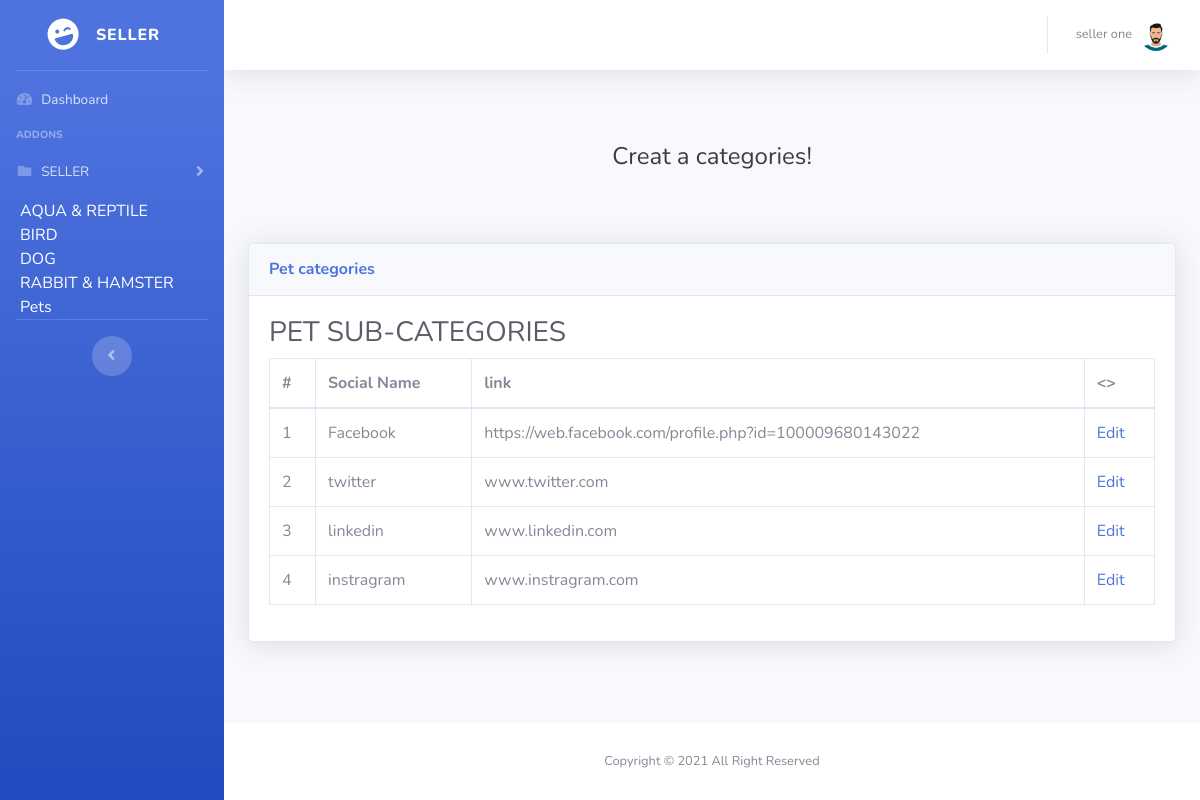
The app's page /admin/social.php (signed in) with its own data.
### tables this page shows
CREATE TABLE `tbl_cat` (
  `cat_id` int(11) NOT NULL,
  `cat_name` varchar(300) NOT NULL
);

CREATE TABLE `tbl_social` (
  `id` int(11) NOT NULL,
  `social_name` varchar(300) NOT NULL,
  `social_link` text NOT NULL
);

### logicfiles/SessionClass.php (called while the page is built, shortened)
<?php
    class  Session{
        public static function get($key){
            if (isset($_SESSION[$key])) {
                return $_SESSION[$key];
            } else {
                return false;
            }
        }
    }
?>

### logicfiles/dbconnection.php (called while the page is built, shortened)
<?php
class DBconnection{
	public function connectDataBase(){
		$this->con = new mysqli('localhost', 'root', '','pet_shop');
	}
}
?>

### logicfiles/SelectClass.php (called while the page is built, shortened)
<?php
include_once 'dbconnection.php';
class SelectClass extends DBconnection{
	public function selectQuery($query){
		$result = $this->con->query($query) or die($this->con->error.__LINE__);
		if($result->num_rows > 0){
			return $result;
		}elseif($result->num_rows==0){
			return $result;
		} else {
			return $msg='no result found';
		}
	}
	public function selectallcat(){
		$query = "SELECT * FROM tbl_cat";
		$result = self::selectQuery($query);
		return $result;
	}
	public function viewallsocial(){
		$query = "SELECT * FROM tbl_social";
		$result = self::selectQuery($query);
		return $result;
	}
}
 ?>

### admin/social.php (the view, shortened to what this page needs)
<?php include 'header.php'; ?>
        <div class="container-fluid">
           <div class="row">
              <div class="col-lg-12">
                <div class="p-5">
                  <div class="text-center">
                    <h1 class="h4 text-gray-900 mb-4">Creat a categories!</h1>
                  </div>
                </div>
              </div>
            </div>
          <div class="card shadow mb-4">
            <div class="card-header py-3">
              <h6 class="m-0 font-weight-bold text-primary"> Pet categories</h6>
            </div>
            <div class="card-body">
        <h1 class="h3 mb-2 text-gray-800">PET SUB-CATEGORIES</h1>
              <div class="table-responsive">
                <table class="table table-bordered" id="dataTable" width="100%" cellspacing="0">
                  <thead>
                    <tr>
                      <th>#</th>
                      <th>Social Name</th>
                      <th>link</th>
                      <th><></th>
                    </tr>
                  </thead>
                  <tbody>
                    <?php
                        $foodview = $select->viewallsocial();
                      if ($foodview) {
                        $a=0;
                          while ($row = $foodview->fetch_assoc()) {
                            $a++;
                     ?>
                    <tr>
                      <td><?php echo $a; ?></td>
                      <td><?php echo $row['social_name']; ?></td>
                      <td><?php echo $row['social_link']; ?></td>
                      <td><a href="?sid=<?php echo $row['id'];?>">Edit</a></td>
                    </tr>
               <?php } } ?>
                  </tbody>
                </table>
              </div>
            </div>
          </div>
        </div>
      </div>
<?php include 'footer.php'; ?>

### admin/header.php (shortened to what this page needs)
  <?php
  include_once '../logicfiles/SelectClass.php';
  include_once '../logicfiles/Login.php';
  $select = new SelectClass();
  include_once '../logicfiles/SessionClass.php';
  $seller_name = Session::get('seller_name');
  $seller_image = Session::get('seller_image');
  $admin = Session::get('admin');
  ?>
<!DOCTYPE html>
<html lang="en">
<head>
  <link href="vendor/fontawesome-free/css/all.min.css" rel="stylesheet" type="text/css">
  <link href="css/sb-admin-2.min.css" rel="stylesheet">
  <link href="vendor/datatables/dataTables.bootstrap4.min.css" rel="stylesheet">
</head>
<body id="page-top">
  <div id="wrapper">
    <ul class="navbar-nav bg-gradient-primary sidebar sidebar-dark accordion" id="accordionSidebar">
      <a class="sidebar-brand d-flex align-items-center justify-content-center" href="index.php">
        <div class="sidebar-brand-icon rotate-n-15">
          <i class="fas fa-laugh-wink"></i>
        </div>
         <?php if ($admin == 'admin') {
        ?>
        <div class="sidebar-brand-text mx-3">Admin</div>
      <?php }else{ ?>
        <div class="sidebar-brand-text mx-3">SELLER</div>
      <?php } ?>
      </a>
      <hr class="sidebar-divider my-0">
      <li class="nav-item">
        <a class="nav-link" href="index.php">
          <i class="fas fa-fw fa-tachometer-alt"></i>
          <span>Dashboard</span></a>
      </li>
      <?php if ($admin == 'admin') {
        ?>
      <hr class="sidebar-divider">
      <div class="sidebar-heading">
        Interface
      </div>
<!--       <li class="nav-item">
        <a class="nav-link collapsed" href="#" data-toggle="collapse" data-target="#collapseTwo" aria-expanded="true" aria-controls="collapseTwo">
          <i class="fas fa-fw fa-cog"></i>
          <span>Components</span>
        </a>
        <div id="collapseTwo" class="collapse" aria-labelledby="headingTwo" data-parent="#accordionSidebar">
          <div class="bg-white py-2 collapse-inner rounded">
            <h6 class="collapse-header">Custom Components:</h6>
            <a class="collapse-item" href="buttons.html">Buttons</a>
            <a class="collapse-item" href="cards.html">Cards</a>
          </div>
        </div>
      </li> -->
      <li class="nav-item">
        <a class="nav-link collapsed" href="#" data-toggle="collapse" data-target="#collapseUtilities" aria-expanded="true" aria-controls="collapseUtilities">
          <i class="fas fa-fw fa-wrench"></i>
          <span>Monitoring</span>
        </a>
        <div id="collapseUtilities" class="collapse" aria-labelledby="headingUtilities" data-parent="#accordionSidebar">
          <div class="bg-white py-2 collapse-inner rounded">
            <h6 class="collapse-header">CustomerS & Seller :</h6>
            <a class="collapse-item" href="customerprofile.php">Customer Profile</a>
            <a class="collapse-item" href="sellerprofile.php">Seller Profile</a>
            <a class="collapse-item" href="confirmtable.php">Confirm now</a>
          </div>
        </div>
      </li>
      <hr class="sidebar-divider">
    <?php }else{ ?>
      <div class="sidebar-heading">
        Addons
      </div>
      <li class="nav-item">
        <a class="nav-link collapsed" href="#" data-toggle="collapse" data-target="#collapsePages" aria-expanded="true" aria-controls="collapsePages">
          <i class="fas fa-fw fa-folder"></i>
          <span>SELLER</span>
        </a>
      </li>
       <div class="dropdown">
            <?php
                                      $foodview = $select->selectallcat();
                                    if ($foodview) {
                                        while ($row = $foodview->fetch_assoc()) {
                                  ?>
                        <li>
                            <a style="color: #fff; margin-left: 20px;margin-top: 5px;" data-toggle="dropdown" dclass="dropdown-toggle" href="#"><span class="key"><?php echo $row['cat_name']; ?><?php  $row['cat_id']; ?> </span><b class="caret"></b></a>
                      </li>
                                <?php  } } ?>
        </div>
          <hr class="sidebar-divider">
        <?php } if ($admin == 'admin') {
         ?>
<div class="sidebar-heading">
        Other
      </div>
      <li class="nav-item">
        <?php if ($flag==0 ) { ?>
        <a class="nav-link" href="adminprofile.php">
          <i class="fas fa-fw fa-chart-area"></i>
          <span>Admin Profile</span></a>
        <?php } ?>
        <a class="nav-link" href="createcat.php">
          <i class="fas fa-fw fa-chart-area"></i>
          <span>Categories</span></a>
          <a class="nav-link" href="product.php">
          <i class="fas fa-fw fa-chart-area"></i>
          <span>Product Table</span></a>
      </li>
      <hr class="sidebar-divider d-none d-md-block">
    <?php } ?>
      <div class="text-center d-none d-md-inline">
        <button class="rounded-circle border-0" id="sidebarToggle"></button>
      </div>
    </ul>
    <div id="content-wrapper" class="d-flex flex-column">
      <div id="content">
        <nav class="navbar navbar-expand navbar-light bg-white topbar mb-4 static-top shadow">
          <ul class="navbar-nav ml-auto">
            <li class="nav-item dropdown no-arrow">
              <a class="nav-link dropdown-toggle" href="#" id="userDropdown" role="button" data-toggle="dropdown" aria-haspopup="true" aria-expanded="false">
                <span class="mr-2 d-none d-lg-inline text-gray-600 small"><?php echo $seller_name;?></span>
                <img class="img-profile rounded-circle" src="../<?php echo $seller_image;?>">
              </a>
            </li>
          </ul>
        </nav>

### records on screen
tbl_cat: cat_name "AQUA & REPTILE"
tbl_cat: cat_name "BIRD"
tbl_cat: cat_name "DOG"
tbl_cat: cat_name "RABBIT & HAMSTER"
tbl_cat: cat_name "Pets"
tbl_social: social_name "Facebook", social_link "https://web.facebook.com/profile.php?id=100009680143022"
tbl_social: social_name "twitter", social_link "www.twitter.com"
tbl_social: social_name "linkedin", social_link "www.linkedin.com"
tbl_social: social_name "instragram", social_link "www.instragram.com"

### other values on screen
$seller_name "seller one"
